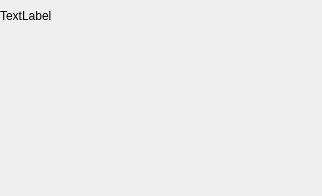
<?xml version="1.0" encoding="UTF-8"?>
<ui version="4.0">
 <class>BookItem</class>
 <widget class="QWidget" name="BookItem">
  <property name="geometry">
   <rect>
    <x>0</x>
    <y>0</y>
    <width>322</width>
    <height>196</height>
   </rect>
  </property>
  <property name="windowTitle">
   <string notr="true"/>
  </property>
  <widget class="QWidget" name="horizontalLayoutWidget">
   <property name="geometry">
    <rect>
     <x>0</x>
     <y>0</y>
     <width>321</width>
     <height>31</height>
    </rect>
   </property>
   <layout class="QHBoxLayout" name="layout1">
    <item>
     <widget class="QLabel" name="label">
      <property name="text">
       <string>TextLabel</string>
      </property>
     </widget>
    </item>
   </layout>
  </widget>
 </widget>
 <resources/>
 <connections/>
</ui>
